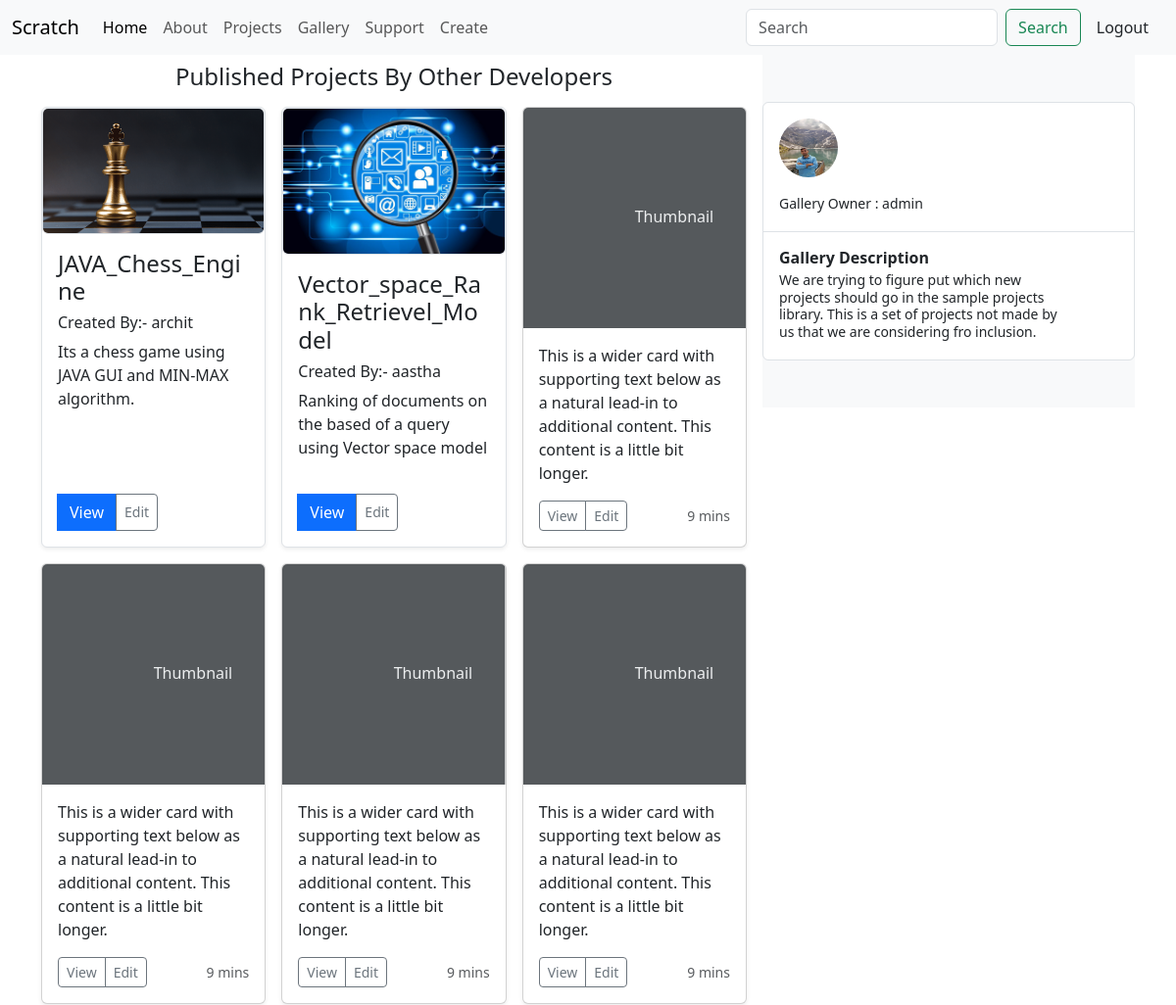
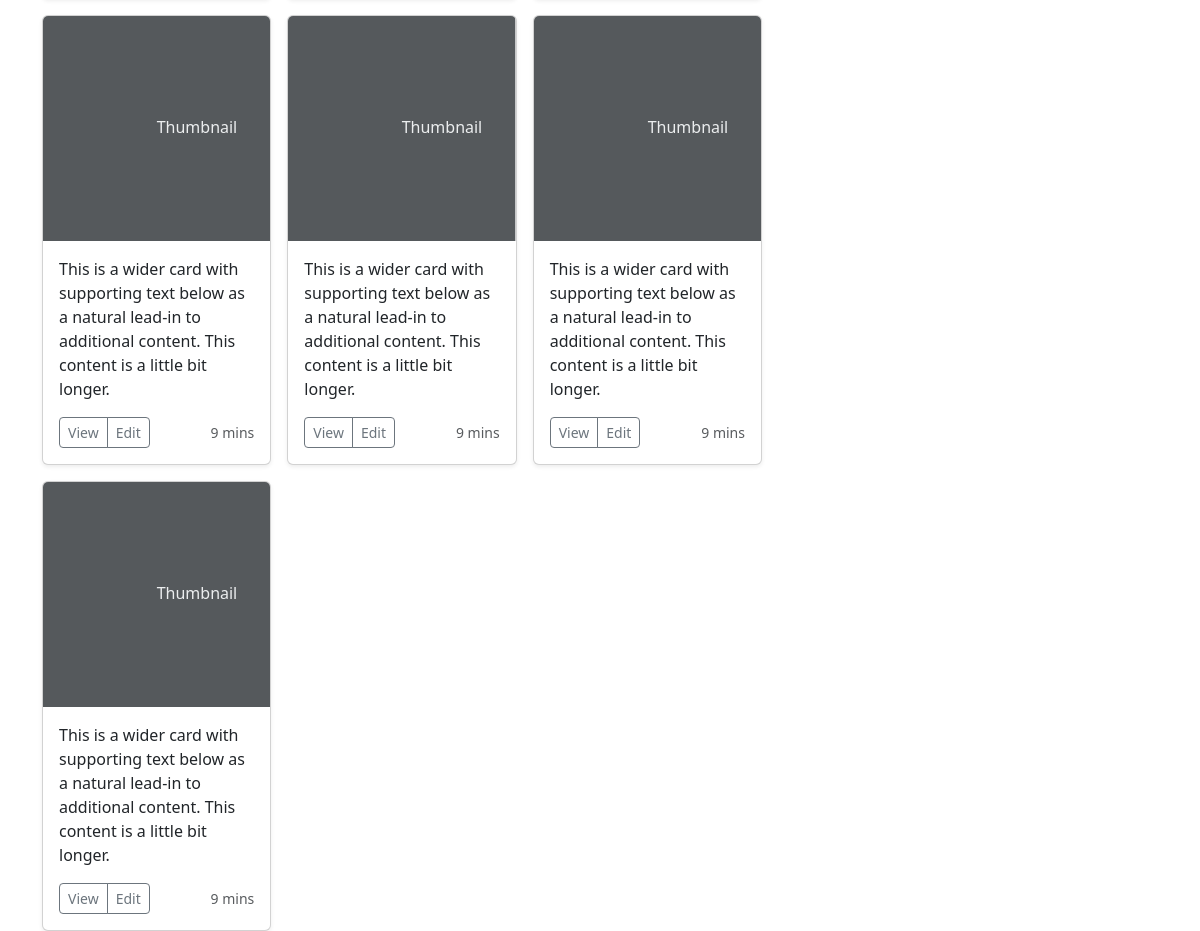
/gallery (signed in), run on the app's committed database (2 pictures, top to bottom).
### home/models.py (models this page shows, shortened)
class Projects(models.Model):
    project_name = models.CharField(max_length=100, null=False)
    project_notes = models.CharField(max_length=500,default='None')
    p_image = models.ImageField(upload_to="images/",default='None')
    p_creator = models.ForeignKey(User,max_length=100,null=True,on_delete=models.CASCADE,related_name='p_creator')
    date = models.DateField(null=True,default=None)
    project_link = models.URLField(null = True)
    liked = models.ManyToManyField(User, default = None, blank=True, related_name='liked')
    viewed = models.ManyToManyField(User, default = None, blank=True, related_name='viewed')
    downloaded = models.ManyToManyField(User, default = None, blank=True, related_name='downloaded')
    tagged = models.ManyToManyField(User, default = None, blank=True, related_name='tagged')

class Profiles(models.Model):
    first_name = models.CharField(max_length=100,null=False)
    last_name = models.CharField(max_length=100,null=False,default='None')
    username = models.CharField(max_length=100,null=False)
    password = models.CharField(max_length=100,null=False)
    location = models.CharField(max_length=100, default='None')
    image = models.ImageField(upload_to="static/images",default='None')
    email = models.EmailField(default='None')
    friend = models.ManyToManyField(User, default = None, blank=True, related_name='friend')

### home/views.py (the view, shortened to what this page needs)
# urls.py: path('gallery', views.gallery, name="gallery"),
def gallery(request):
    proj_gal = Projects.objects.all().exclude(p_creator = request.user)
    profile = Profiles.objects.get(username = request.user)
    context={
        'proj_gal':proj_gal,
        'profile':profile
    }
    return render(request,'gallery.html', context)

### templates/gallery.html (shortened to what this page needs)
{% extends 'base.html' %}
{% block body %}
<div class="container">
    <div class="d-flex gap-3 flex-nowrap">
        <div class="col-xs-6">
            <div class="text-center p-2"><h4>Published Projects By Other Developers</h4></div>
            <div class="row row-cols-1 row-cols-sm-2 row-cols-md-3 g-3">
              {% for p in proj_gal  %}
              <div class="col">
                <div class="card shadow-sm h-100 border rounded">
                  <div class="embed-responsive embed-responsive-16by9">
                    <div class="image-wrapper">
                      <img class="img-fluid border rounded" src="{{p.p_image.url}}" alt="">
                    </div>
                  </div>
                  <div class="card-body d-flex flex-column">
                    <h4 class="card-text">{{p.project_name}}</h4>
                    <h6 class="card-text">Created By:- {{p.p_creator}}</h6>
                    <p class="card-text">{{p.project_notes}}</p>
                    <div class="mt-auto d-flex justify-content-between align-items-center">
                      <form method="post" action="">
                      <div class="btn-group">
                        <button type="submit" class="btn btn-primary" name ="view" >View</button>
                        <button type="submit" name='fav' class="btn btn-sm btn-outline-secondary">Edit</button>
                      </div>
                      </form>
                    </div>
                  </div>
                </div>
              </div>
                {% endfor %}
                <div class="col">
                  <div class="card shadow-sm">
                    <svg class="bd-placeholder-img card-img-top" width="100%" height="225" xmlns="http://www.w3.org/2000/svg" role="img" aria-label="Placeholder: Thumbnail" preserveAspectRatio="xMidYMid slice" focusable="false"><title>Placeholder</title><rect width="100%" height="100%" fill="#55595c"/><text x="50%" y="50%" fill="#eceeef" dy=".3em">Thumbnail</text></svg>
                    <div class="card-body">
                      <p class="card-text">This is a wider card with supporting text below as a natural lead-in to additional content. This content is a little bit longer.</p>
                      <div class="d-flex justify-content-between align-items-center">
                        <div class="btn-group">
                          <button type="button" class="btn btn-sm btn-outline-secondary">View</button>
                          <button type="button" class="btn btn-sm btn-outline-secondary">Edit</button>
                        </div>
                        <small class="text-body-secondary">9 mins</small>
                      </div>
                    </div>
                  </div>
                </div>
                <div class="col">
                  <div class="card shadow-sm">
                    <svg class="bd-placeholder-img card-img-top" width="100%" height="225" xmlns="http://www.w3.org/2000/svg" role="img" aria-label="Placeholder: Thumbnail" preserveAspectRatio="xMidYMid slice" focusable="false"><title>Placeholder</title><rect width="100%" height="100%" fill="#55595c"/><text x="50%" y="50%" fill="#eceeef" dy=".3em">Thumbnail</text></svg>
                    <div class="card-body">
                      <p class="card-text">This is a wider card with supporting text below as a natural lead-in to additional content. This content is a little bit longer.</p>
                      <div class="d-flex justify-content-between align-items-center">
                        <div class="btn-group">
                          <button type="button" class="btn btn-sm btn-outline-secondary">View</button>
                          <button type="button" class="btn btn-sm btn-outline-secondary">Edit</button>
                        </div>
                        <small class="text-body-secondary">9 mins</small>
                      </div>
                    </div>
                  </div>
                </div>
                <div class="col">
                  <div class="card shadow-sm">
                    <svg class="bd-placeholder-img card-img-top" width="100%" height="225" xmlns="http://www.w3.org/2000/svg" role="img" aria-label="Placeholder: Thumbnail" preserveAspectRatio="xMidYMid slice" focusable="false"><title>Placeholder</title><rect width="100%" height="100%" fill="#55595c"/><text x="50%" y="50%" fill="#eceeef" dy=".3em">Thumbnail</text></svg>
                    <div class="card-body">
                      <p class="card-text">This is a wider card with supporting text below as a natural lead-in to additional content. This content is a little bit longer.</p>
                      <div class="d-flex justify-content-between align-items-center">
                        <div class="btn-group">
                          <button type="button" class="btn btn-sm btn-outline-secondary">View</button>
                          <button type="button" class="btn btn-sm btn-outline-secondary">Edit</button>
                        </div>
                        <small class="text-body-secondary">9 mins</small>
                      </div>
                    </div>
                  </div>
                </div>
                <div class="col">
                  <div class="card shadow-sm">
                    <svg class="bd-placeholder-img card-img-top" width="100%" height="225" xmlns="http://www.w3.org/2000/svg" role="img" aria-label="Placeholder: Thumbnail" preserveAspectRatio="xMidYMid slice" focusable="false"><title>Placeholder</title><rect width="100%" height="100%" fill="#55595c"/><text x="50%" y="50%" fill="#eceeef" dy=".3em">Thumbnail</text></svg>
                    <div class="card-body">
                      <p class="card-text">This is a wider card with supporting text below as a natural lead-in to additional content. This content is a little bit longer.</p>
                      <div class="d-flex justify-content-between align-items-center">
                        <div class="btn-group">
                          <button type="button" class="btn btn-sm btn-outline-secondary">View</button>
                          <button type="button" class="btn btn-sm btn-outline-secondary">Edit</button>
                        </div>
                        <small class="text-body-secondary">9 mins</small>
                      </div>
                    </div>
                  </div>
                </div>
                <div class="col">
                  <div class="card shadow-sm">
                    <svg class="bd-placeholder-img card-img-top" width="100%" height="225" xmlns="http://www.w3.org/2000/svg" role="img" aria-label="Placeholder: Thumbnail" preserveAspectRatio="xMidYMid slice" focusable="false"><title>Placeholder</title><rect width="100%" height="100%" fill="#55595c"/><text x="50%" y="50%" fill="#eceeef" dy=".3em">Thumbnail</text></svg>
                    <div class="card-body">
                      <p class="card-text">This is a wider card with supporting text below as a natural lead-in to additional content. This content is a little bit longer.</p>
                      <div class="d-flex justify-content-between align-items-center">
                        <div class="btn-group">
                          <button type="button" class="btn btn-sm btn-outline-secondary">View</button>
                          <button type="button" class="btn btn-sm btn-outline-secondary">Edit</button>
                        </div>
                        <small class="text-body-secondary">9 mins</small>
                      </div>
                    </div>
                  </div>
                </div>
                <div class="col">
                  <div class="card shadow-sm">
                    <svg class="bd-placeholder-img card-img-top" width="100%" height="225" xmlns="http://www.w3.org/2000/svg" role="img" aria-label="Placeholder: Thumbnail" preserveAspectRatio="xMidYMid slice" focusable="false"><title>Placeholder</title><rect width="100%" height="100%" fill="#55595c"/><text x="50%" y="50%" fill="#eceeef" dy=".3em">Thumbnail</text></svg>
                    <div class="card-body">
                      <p class="card-text">This is a wider card with supporting text below as a natural lead-in to additional content. This content is a little bit longer.</p>
                      <div class="d-flex justify-content-between align-items-center">
                        <div class="btn-group">
                          <button type="button" class="btn btn-sm btn-outline-secondary">View</button>
                          <button type="button" class="btn btn-sm btn-outline-secondary">Edit</button>
                        </div>
                        <small class="text-body-secondary">9 mins</small>
                      </div>
                    </div>
                  </div>
                </div>
                <div class="col">
                  <div class="card shadow-sm">
                    <svg class="bd-placeholder-img card-img-top" width="100%" height="225" xmlns="http://www.w3.org/2000/svg" role="img" aria-label="Placeholder: Thumbnail" preserveAspectRatio="xMidYMid slice" focusable="false"><title>Placeholder</title><rect width="100%" height="100%" fill="#55595c"/><text x="50%" y="50%" fill="#eceeef" dy=".3em">Thumbnail</text></svg>
                    <div class="card-body">
                      <p class="card-text">This is a wider card with supporting text below as a natural lead-in to additional content. This content is a little bit longer.</p>
                      <div class="d-flex justify-content-between align-items-center">
                        <div class="btn-group">
                          <button type="button" class="btn btn-sm btn-outline-secondary">View</button>
                          <button type="button" class="btn btn-sm btn-outline-secondary">Edit</button>
                        </div>
                        <small class="text-body-secondary">9 mins</small>
                      </div>
                    </div>
                  </div>
                </div>
                <div class="col">
                  <div class="card shadow-sm">
                    <svg class="bd-placeholder-img card-img-top" width="100%" height="225" xmlns="http://www.w3.org/2000/svg" role="img" aria-label="Placeholder: Thumbnail" preserveAspectRatio="xMidYMid slice" focusable="false"><title>Placeholder</title><rect width="100%" height="100%" fill="#55595c"/><text x="50%" y="50%" fill="#eceeef" dy=".3em">Thumbnail</text></svg>
                    <div class="card-body">
                      <p class="card-text">This is a wider card with supporting text below as a natural lead-in to additional content. This content is a little bit longer.</p>
                      <div class="d-flex justify-content-between align-items-center">
                        <div class="btn-group">
                          <button type="button" class="btn btn-sm btn-outline-secondary">View</button>
                          <button type="button" class="btn btn-sm btn-outline-secondary">Edit</button>
                        </div>
                        <small class="text-body-secondary">9 mins</small>
                      </div>
                    </div>
                  </div>
                </div>
              </div>
            </div>
        <div class="col-xs-6">
            <div class="d-flex flex-column align-items-stretch flex-shrink-0 bg-body-tertiary py-5" style="width: 380px;">
                <div class="list-group list-group-flush border-bottom scrollarea border rounded">
                    <div  class="list-group-item list-group-item-action  py-3 lh-sm " aria-current="true">
                        <div class="col-10 mb-1 small">
                          <img class="rounded-circle shadow-1-strong me-3"
                          src="{{profile.image.url}}" alt="avatar" width="60"
                          height="60" />
                          <br>
                          <br>
                          Gallery Owner  : {{ profile.username }}
                        </div>
                      </div>
                    <a href="#" class="list-group-item list-group-item-action py-3 lh-sm">
                        <div class="d-flex w-100 align-items-center justify-content-between">
                            <strong class="mb-1">Gallery Description</strong>
                        </div>
                        <div class="col-10 mb-1 small">
                          We are trying to figure put which new projects should go in the sample projects library. This is a set of projects not made by us that we are considering fro inclusion.
                        </div>
                    </a>
                </div>
            </div>
        </div>
    </div>
</div>
{% endblock body %}

### templates/base.html (shortened to what this page needs)
<!doctype html>
<html lang="en">
  <head>
    <link href="https://cdn.jsdelivr.net/npm/bootstrap@5.3.0-alpha3/dist/css/bootstrap.min.css" rel="stylesheet">
    <link href="https://maxcdn.bootstrapcdn.com/font-awesome/4.7.0/css/font-awesome.min.css" rel="stylesheet">
  </head>
  <body>
    <nav class="navbar navbar-expand-lg bg-body-tertiary">
        <div class="container-fluid">
          <a class="navbar-brand" href="#">Scratch</a>
          <div class="collapse navbar-collapse" id="navbarSupportedContent">
            <ul class="navbar-nav me-auto mb-2 mb-lg-0">
              <li class="nav-item">
                <a class="nav-link active" aria-current="page" href="/home">Home</a>
              </li>
              <li class="nav-item">
                <a class="nav-link" href="/about">About</a>
              </li>
              <li class="nav-item">
                <a class="nav-link" href="/projects">Projects</a>
              </li>
              <li class="nav-item">
                <a class="nav-link" href="/gallery">Gallery</a>
              </li>
              <li class="nav-item">
                <a class="nav-link" href="/support">Support</a>
              </li>
              <li class="nav-item">
                <a class="nav-link" href="/create_project">Create</a>
              </li>
            </ul>
            <form class="d-flex" role="search">
              <input class="form-control me-2" type="search" placeholder="Search" aria-label="Search">
              <button class="btn btn-outline-success" type="submit">Search</button>
            </form>
            <a class="nav-link px-3 " href="/logout">Logout</a>
          </div>
        </div>
      </nav>
      {% block body  %} {% endblock body  %}
</body>
</html>

### data on the page
Projects: p_image (picture), project_name "JAVA_Chess_Engine", p_creator "archit", project_notes "Its a chess game using JAVA GUI and MIN-MAX algorithm."
Projects: p_image (picture), project_name "Vector_space_Rank_Retrievel_Model", p_creator "aastha", project_notes "Ranking of documents on the based of a query using Vector space model"
Profiles: image (picture), username "admin"
